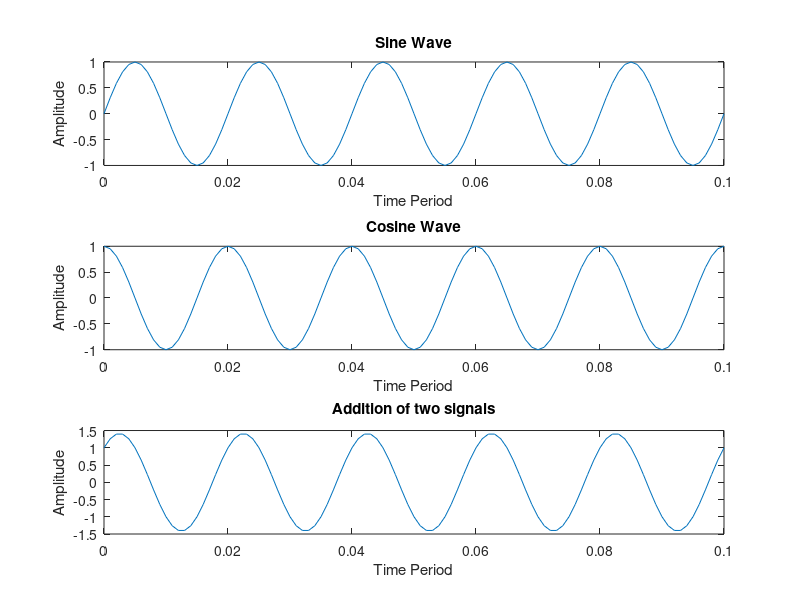

Source code (MATLAB):
% 2.  ADD two Continuous Signals
clc
clear all

t = 0:0.001:0.1;
f = 50;
t1 = 2*pi*f*t; 	%We know that, sin(wt); w=2*pi*T;

x1 = sin(t1);
subplot(3,1,1);
plot(t,x1);
title('Sine Wave')
xlabel('Time Period');
ylabel('Amplitude');

x2 = cos(t1);
subplot(3,1,2);
plot(t,x2);
title('Cosine Wave')
xlabel('Time Period');
ylabel('Amplitude');

y = x1+x2;
subplot(3,1,3);
plot(t,y);
title('Addition of two signals')
xlabel('Time Period');
ylabel('Amplitude');